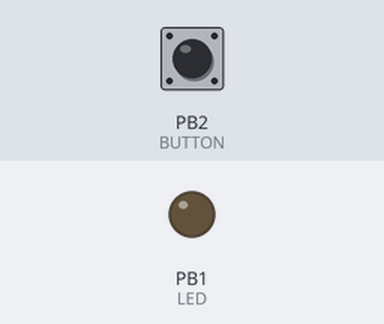
Simulated run of this sketch. Board: ATtiny85, built with avr-gcc and run on an emulated ATtiny85. Parts: output pins drawn as LEDs (lit = HIGH). The test bench sets the inputs (shaded band); at power-on: PB2 (BUTTON) HIGH.

Above: at 1.2 s.
1.3 s: PB2 (BUTTON) pulled LOW for 0.15 s
At 1.5 s:
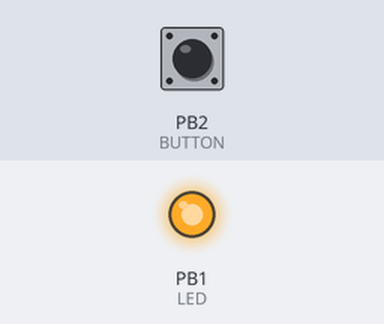
3.1 s: PB2 (BUTTON) pulled LOW for 3.2 s
At 7.0 s:
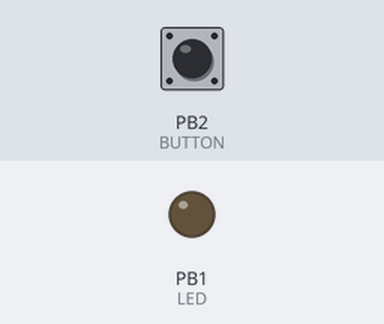
Timing chart, 0 to 8.5 s (numbered marks = the images above; inputs shaded):
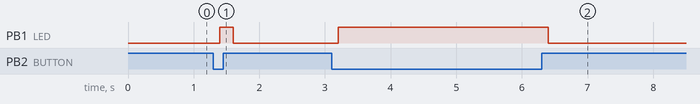

The sketch:

F12_keyboard.ino
```cpp
#include "DigiKeyboard.h"
#include <Bounce.h>

#define BUTTON 2
#define LED 1

Bounce bouncer = Bounce(BUTTON, 40); // Create instance of Bounce class for pin BUTTON, with 40ms period
int button_down = 0;

void setup() {
  pinMode(LED, OUTPUT);        // LED pin as output
  pinMode(BUTTON, INPUT);      // BUTTON pin as input
  digitalWrite(BUTTON, HIGH);  // Pull-up on BUTTON pin
}

void loop() {
  if (bouncer.update()) {      // button state change
    if (bouncer.read() == 0) {
      // button down (remember about pull-up)
      button_down = 1;
      digitalWrite(LED, HIGH);
      bouncer.rebounce(500);   // repeat after 500ms
    } else {
      // button is up
      if (button_down) {
        DigiKeyboard.sendKeyStroke(KEY_F12);
        button_down = 0;
        digitalWrite(LED, LOW);
      }
    }
  }
  DigiKeyboard.delay(100);
}
```

Measured:
- after the input at 1.3 s, PB1 (LED): LOW → HIGH after 0.10 s, → LOW 0.20 s later
- after the input at 3.1 s, PB1 (LED): LOW → HIGH after 0.10 s, → LOW 3.2 s later
